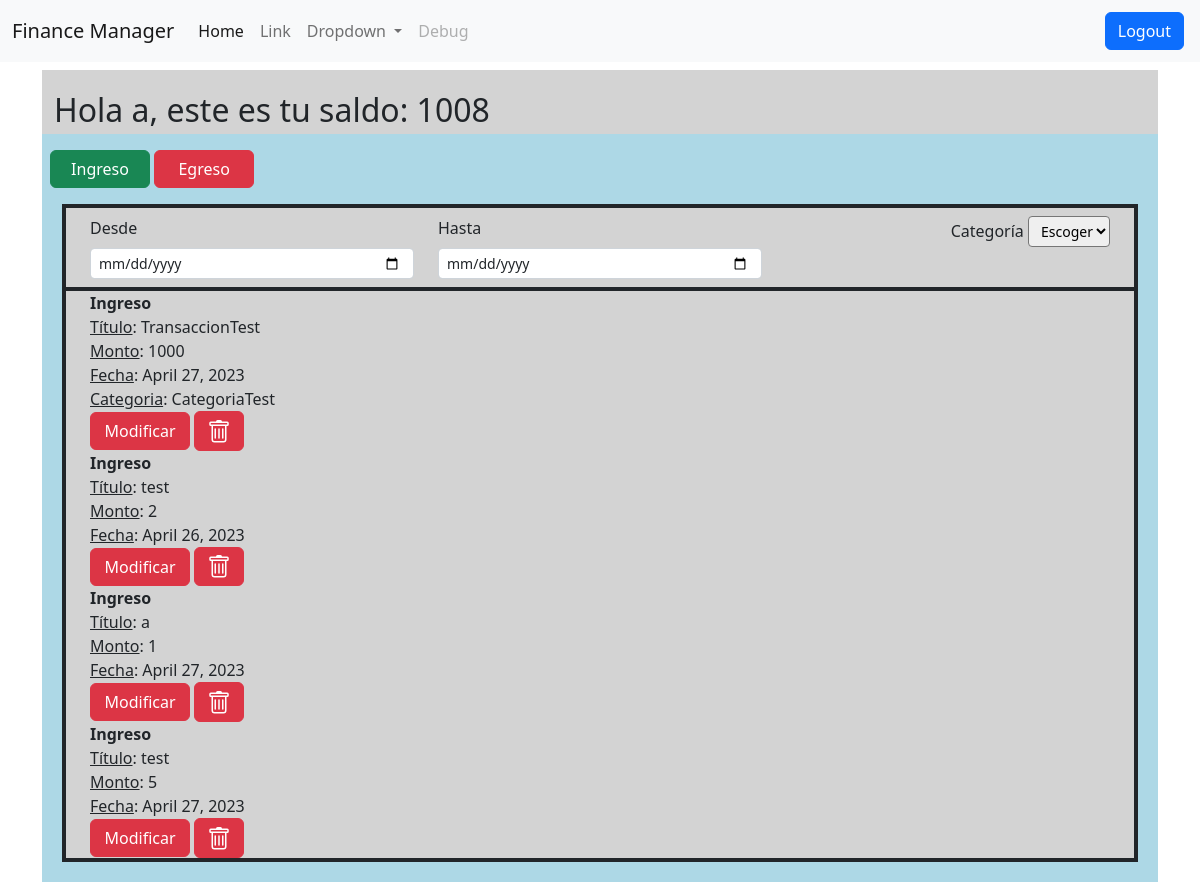
Before: /mainApp/ (signed in) with the older database file.
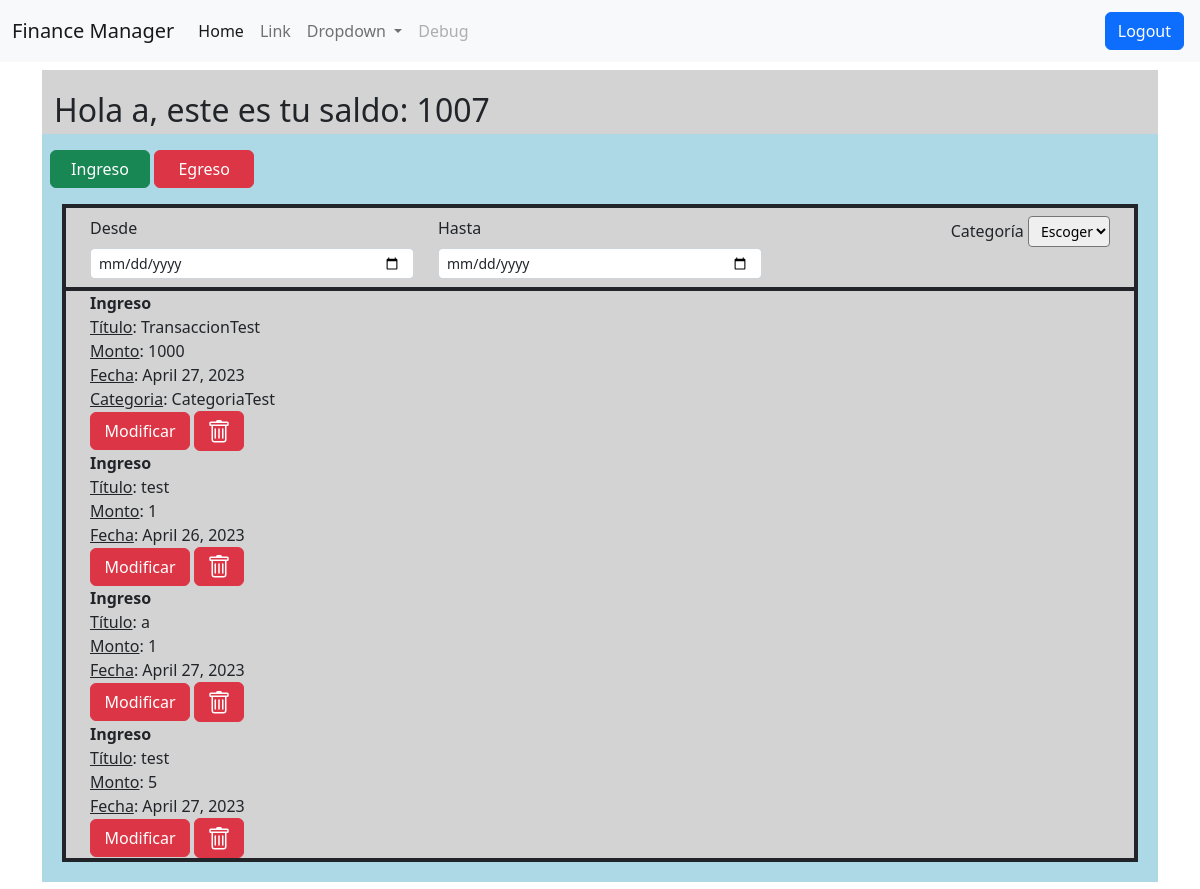
After: the same page with the newer database file.
### mainApp/models.py (models this page shows, shortened)
class User(AbstractUser):
    saldo = models.IntegerField(default=0)

class Transaccion(models.Model):  # Django añade un id por defecto
    nombre = models.CharField(max_length=250)  # un varchar
    tipos = [('Ingreso','Ingreso'),('Egreso','Egreso')]
    tipo = models.CharField(max_length=8,choices=tipos) # Tipo = ingreso/egreso
    categoria = models.CharField(max_length=250, default=None, null=True) # Categoria que es null por defecto
    monto = models.IntegerField() # Un monto requerido de asignar
    fecha = models.DateField(default=timezone.now().strftime("%Y-%m-%d"))  # Un date de cuando se crea una transaccion
    usuario = models.ForeignKey(User, on_delete=models.CASCADE) # Llave foranea a usuario

### mainApp/views.py (the view, shortened to what this page needs)
# urls.py: path("mainApp/", views.index, name="index"),
def index(request):
    if request.method == "GET":
        user = request.user # Obtenemos el usuario
        transacciones = Transaccion.objects.filter(usuario=user.id) # Obtener transacciones del usuario
        saldo = saldo_usuario(user.id) # Obtener saldo del usuario
        return render(request, "index.html", {"transacciones": transacciones, "user": user, "saldo": saldo})

### mainApp/views.py (called while the page is built)
def saldo_usuario(id_usuario):
    if id_usuario is not None:
        usuario = get_object_or_404(User, id=id_usuario)
        ingresos = Transaccion.objects.filter(usuario=usuario, tipo='Ingreso').aggregate(models.Sum('monto'))['monto__sum'] or 0
        egresos = Transaccion.objects.filter(usuario=usuario, tipo='Egreso').aggregate(models.Sum('monto'))['monto__sum'] or 0
        saldo = usuario.saldo + ingresos - egresos
    else:
        saldo = 0
    return str(saldo)

### mainApp/templates/index.html (shortened to what this page needs)
{% load static %}
<!DOCTYPE html>
<html lang="es">
    <head>
        <link href="https://cdn.jsdelivr.net/npm/bootstrap@5.2.3/dist/css/bootstrap.min.css" rel="stylesheet"
>
        <link rel="stylesheet" href="{% static 'styles/main.css' %}">
    </head>
    <body>
        <nav class="navbar navbar-expand-lg navbar-light bg-light">
            <div class="container-fluid">
                <a class="navbar-brand" href="{% url 'index' %}">Finance Manager</a>
                <div class="collapse navbar-collapse" id="navbarSupportedContent">
                    <ul class="navbar-nav me-auto mb-2 mb-lg-0">
                        <li class="nav-item">
                            <a class="nav-link active" aria-current="page" href="{% url 'index' %}">Home</a>
                        </li>
                        <li class="nav-item">
                            <a class="nav-link" href="#">Link</a>
                        </li>
                        <li class="nav-item dropdown">
                            <a class="nav-link dropdown-toggle" href="#" id="navbarDropdown" role="button" data-bs-toggle="dropdown" aria-expanded="false">
                            Dropdown
                        </a>
                        </li>
                        <li class="nav-item">
                            <a class="nav-link disabled" href="#" tabindex="-1" aria-disabled="true">Debug</a>
                        </li>
                    </ul>
                    <ul class="navbar-nav">
                        {% if user.is_authenticated %}
                        <li class="nav-item p-1">
                            <a class="btn btn-primary" href="{% url 'logout' %}" role="button">Logout</a>
                        </li>
                        {% endif %}
                    </ul>
                </div>
            </div>
          </nav>
        {% if user.is_authenticated %}
        <div class="container my-2" id="box">
            <div class="box">
                <div class="row pt-3 tex w-100" style="background-color:lightgray; margin: auto; font-size: xx-large;">
                    <span id="nombreUsuario">Hola {{user}}, este es tu saldo: {{ saldo }}</span>
                </div>
                <div class="row p-2 my-2">
                    <div class="col">
                        <button type="button" class="btn btn-success btn-block customButtonWidth" data-bs-toggle="modal" data-bs-target="#ingreso">
                            Ingreso
                        </button>
                        <button type="button" class="btn btn-danger btn-block customButtonWidth" data-bs-toggle="modal" data-bs-target="#egreso">
                            Egreso
                        </button>
                    </div>
                </div>
                <div class="row border border-dark border-2" style="background-color:lightgray; margin-left: 20px; margin-right: 20px; margin-bottom: 20px;">
                    <div class="row py-2 border border-dark border-2" style="background-color: lightgray; margin: auto;">
                        <div class="col">
                            <label for="desde" class="form-label">Desde</label>
                            <input type="date" class="form-control form-select-sm" id="desde">
                        </div>
                        <div class="col">
                            <label for="hasta" class="form-label">Hasta</label>
                            <input type="date" class="form-control form-select-sm" id="hasta">
                        </div>
                        <div class="col text-end">
                            <label for="categoriaEscoger" class="form-label">Categoría</label>
                            <select class="form-select-sm" aria-label="categoriaEscoger" id="categoriaEscoger">
                                <option value="''">Escoger</option>
                            </select>
                        </div>
                    </div>
                    <div class="row border border-dark border-2" style="background-color: lightgray; margin: auto;">
                        {% for transaccion in transacciones %}
                            <span class="transaccion_tipo"><b>{{ transaccion.tipo}}</b></span>
                            <span class="transacciones_nombre"><u>Título</u>: {{ transaccion.nombre }}</span>
                            <span class="transaccion_monto"><u>Monto</u>: {{ transaccion.monto }}</span>
                            <span class="transaccion_fecha"><u>Fecha</u>: {{ transaccion.fecha }}</span>
                            {% if transaccion.categoria != '' %}
                                <span class="transaccion_categoria"><u>Categoria</u>: {{ transaccion.categoria }}</span>
                            {% endif %}
                            <div>
                                <button type="button" class="btn btn-danger btn-block customButtonWidth modificar-btn"
                                    data-bs-toggle="modal" data-bs-target="#modificar" id="modificar-btn-{{ transaccion.id }}"
                                    data-transaccion-id="{{ transaccion.id }}">
                                    Modificar
                                </button>
                                <button class="btn btn-danger eliminar-btn"
                                    data-bs-toggle="modal" data-bs-target="#eliminar" id="eliminar-btn-{{ transaccion.id }}"
                                    data-transaccion-id="{{ transaccion.id }}">
                                </button>
                            </div>
                        {% endfor %}
                    </div>
                </div>
            </div>
        </div>
        {% endif %}
    </body>
</html>

### mainApp/static/styles/main.css (style rules this page uses)
.box { background-color: lightblue; min-height: 50px; }
.customButtonWidth { width: 100px !important; }

Changed rows visible on the page:
changed Transaccion "April 26, 2023": monto "2" → "1"
Other visible differences:
{{ saldo }}: "1008" → "1007"
